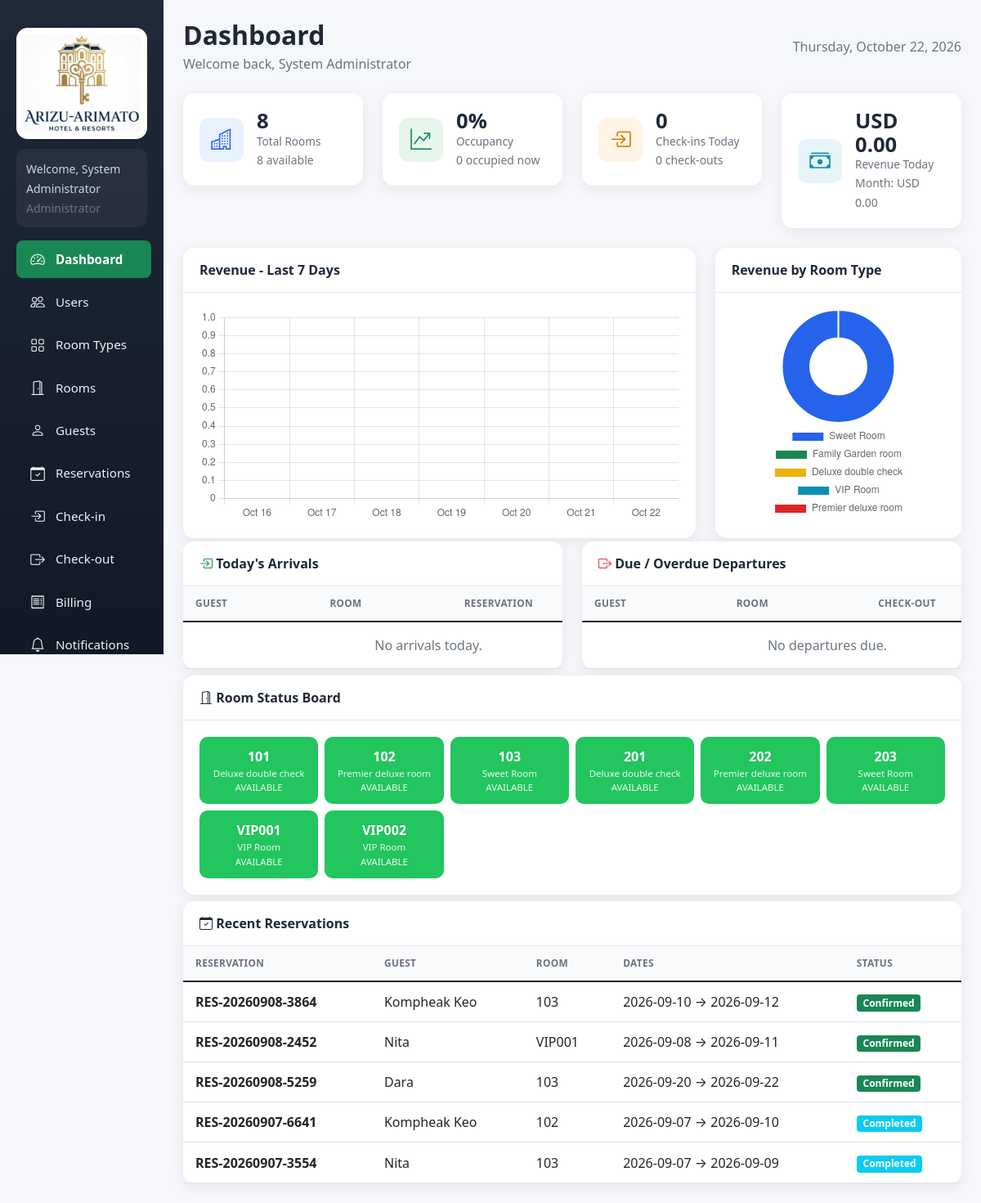
Page /backend/index.php?r=dashboard/index (signed in) on the committed database.
### tables this page shows
CREATE TABLE `rooms` (
  `id` int(11) NOT NULL AUTO_INCREMENT,
  `room_number` varchar(10) NOT NULL,
  `room_type_id` int(11) DEFAULT NULL,
  `floor` int(11) DEFAULT NULL,
  `capacity` int(11) DEFAULT NULL,
  `price_per_night` decimal(10,2) DEFAULT NULL,
  `description` text DEFAULT NULL,
  `status` enum('Available','Reserved','Occupied','Cleaning','Maintenance') DEFAULT 'Available',
  `image` varchar(255) DEFAULT NULL,
  `created_at` timestamp NOT NULL DEFAULT current_timestamp(),
  PRIMARY KEY (`id`),
  UNIQUE KEY `room_number` (`room_number`)
);

CREATE TABLE `room_types` (
  `id` int(11) NOT NULL AUTO_INCREMENT,
  `type_name` varchar(50) NOT NULL,
  `description` text DEFAULT NULL,
  `price_per_night` decimal(10,2) NOT NULL,
  `capacity` int(11) NOT NULL,
  `created_at` timestamp NOT NULL DEFAULT current_timestamp(),
  PRIMARY KEY (`id`)
);

CREATE TABLE `reservations` (
  `id` int(11) NOT NULL AUTO_INCREMENT,
  `reservation_number` varchar(20) NOT NULL,
  `guest_id` int(11) DEFAULT NULL,
  `room_id` int(11) DEFAULT NULL,
  `check_in_date` date NOT NULL,
  `check_out_date` date NOT NULL,
  `number_of_guests` int(11) NOT NULL,
  `status` enum('Pending','Confirmed','Cancelled','Completed') DEFAULT 'Pending',
  `special_requests` text DEFAULT NULL,
  `total_amount` decimal(10,2) DEFAULT NULL,
  `created_by` int(11) DEFAULT NULL,
  `created_at` timestamp NOT NULL DEFAULT current_timestamp(),
  PRIMARY KEY (`id`),
  UNIQUE KEY `reservation_number` (`reservation_number`)
);

CREATE TABLE `guests` (
  `id` int(11) NOT NULL AUTO_INCREMENT,
  `full_name` varchar(100) NOT NULL,
  `gender` enum('Male','Female','Other') DEFAULT NULL,
  `date_of_birth` date DEFAULT NULL,
  `nationality` varchar(50) DEFAULT NULL,
  `phone` varchar(20) NOT NULL,
  `email` varchar(100) DEFAULT NULL,
  `address` text DEFAULT NULL,
  `identification_number` varchar(50) NOT NULL,
  `created_at` timestamp NOT NULL DEFAULT current_timestamp(),
  PRIMARY KEY (`id`)
);

### backend/Views/dashboard/index.php (the view, shortened to what the rows shown need)
<div class="d-flex justify-content-between align-items-center mb-4">
    <div>
        <h2 class="page-title mb-1">Dashboard</h2>
    </div>
</div>
<div class="row mt-1">
    <div class="col-md-6">
        <div class="card">
            <div class="card-body p-0">
                <div class="table-responsive">
                    <table class="table table-sm mb-0">
                        <thead>
                            <tr>
                                <th>Guest</th>
                                <th>Room</th>
                                <th>Reservation</th>
                            </tr>
                        </thead>
                    </table>
                </div>
            </div>
        </div>
    </div>
    <div class="col-md-6">
        <div class="card">
            <div class="card-body p-0">
                <div class="table-responsive">
                    <table class="table table-sm mb-0">
                        <thead>
                            <tr>
                                <th>Guest</th>
                                <th>Room</th>
                                <th>Check-out</th>
                            </tr>
                        </thead>
                    </table>
                </div>
            </div>
        </div>
    </div>
</div>
<div class="card mt-2">
    <div class="card-body">
        <div class="row g-2">
            <?php foreach ($rooms as $room): ?>
                <div class="col-6 col-sm-4 col-md-3 col-lg-2">
                    <button class="room-cell room-st-<?php echo strtolower($room['status']); ?>" onclick="location.href='index.php?r=rooms/index'">
                        <div><?php echo htmlspecialchars($room['room_number']); ?></div>
                        <small><?php echo htmlspecialchars($room['occupant'] ?? $room['type_name']); ?></small>
                        <small style="text-transform:uppercase"><?php echo $room['status']; ?></small>
                    </button>
                </div>
            <?php endforeach; ?>
        </div>
    </div>
</div>
<div class="card mt-2">
    <div class="card-body p-0">
        <div class="table-responsive">
            <table class="table table-sm mb-0">
                <thead>
                    <tr>
                        <th>Reservation</th>
                        <th>Guest</th>
                        <th>Room</th>
                        <th>Dates</th>
                        <th>Status</th>
                    </tr>
                </thead>
                <tbody>
                    <?php foreach ($recentReservations as $res): ?>
                        <tr>
                            <td><strong><?php echo htmlspecialchars($res['reservation_number']); ?></strong></td>
                            <td><?php echo htmlspecialchars($res['guest_name']); ?></td>
                            <td><?php echo htmlspecialchars($res['room_number'] ?? '-'); ?></td>
                            <td><?php echo $res['check_in_date']; ?> &rarr; <?php echo $res['check_out_date']; ?></td>
                            <td>
                                <span class="badge bg-<?php echo $res['status']=='Confirmed'?'success':($res['status']=='Pending'?'warning':($res['status']=='Completed'?'info':'danger')); ?>">
                                    <?php echo $res['status']; ?>
                                </span>
                            </td>
                        </tr>
                    <?php endforeach; ?>
                </tbody>
            </table>
        </div>
    </div>
</div>
<script>
    // Revenue Bar Chart
    new Chart(document.getElementById('revenueChart'), {
        type: 'bar',
        data: {
            labels: <?php echo json_encode($revenueLabels); ?>,
            datasets: [{
                label: 'Revenue',
                data: <?php echo json_encode($revenueDays); ?>,
                backgroundColor: 'rgba(25,135,84,.7)',
                borderRadius: 6
            }]
        },
        options: {
            responsive: true,
            maintainAspectRatio: false,
            plugins: { legend: { display: false } }
        }
    });
    // Room Type Doughnut Chart
    new Chart(document.getElementById('typeChart'), {
        type: 'doughnut',
        data: {
            labels: <?php echo json_encode($revByTypeLabels); ?>,
            datasets: [{
                data: <?php echo json_encode($revByTypeData); ?>,
                backgroundColor: ['#2563eb', '#198754', '#eab308', '#0891b2', '#dc2626']
            }]
        },
        options: {
            responsive: true,
            maintainAspectRatio: false,
            plugins: { legend: { position: 'bottom' } }
        }
    });
</script>

### rows in the picture
rooms: room_number "101", room_type.type_name "Deluxe double check", status "AVAILABLE"
rooms: room_number "102", room_type.type_name "Premier deluxe room", status "AVAILABLE"
rooms: room_number "103", room_type.type_name "Sweet Room", status "AVAILABLE"
rooms: room_number "201", room_type.type_name "Deluxe double check", status "AVAILABLE"
rooms: room_number "202", room_type.type_name "Premier deluxe room", status "AVAILABLE"
rooms: room_number "203", room_type.type_name "Sweet Room", status "AVAILABLE"
rooms: room_number "VIP001", room_type.type_name "VIP Room", status "AVAILABLE"
rooms: room_number "VIP002", room_type.type_name "VIP Room", status "AVAILABLE"
reservations: reservation_number "RES-20260908-3864", guest.full_name "Kompheak Keo", room.room_number "103", check_in_date "2026-09-10", check_out_date "2026-09-12", status "Confirmed"
reservations: reservation_number "RES-20260908-2452", guest.full_name "Nita", room.room_number "VIP001", check_in_date "2026-09-08", check_out_date "2026-09-11", status "Confirmed"
reservations: reservation_number "RES-20260908-5259", guest.full_name "Dara", room.room_number "103", check_in_date "2026-09-20", check_out_date "2026-09-22", status "Confirmed"
reservations: reservation_number "RES-20260907-6641", guest.full_name "Kompheak Keo", room.room_number "102", check_in_date "2026-09-07", check_out_date "2026-09-10", status "Completed"
reservations: reservation_number "RES-20260907-3554", guest.full_name "Nita", room.room_number "103", check_in_date "2026-09-07", check_out_date "2026-09-09", status "Completed"

### other values in the picture
$_SESSION['user_name'] "System Administrator"
$_SESSION['user_role'] "Administrator"
$label "Dashboard Users Room Types Rooms Guests Reservations Check-in Check-out Billing Notifications"
$totalRooms "8"
$availableRooms "8"
$occupancyRate "0"
$occupiedRooms "0"
$todayCheckins "0"
$todayCheckouts "0"
formatCurrency($todayRevenue) "USD 0.00"
formatCurrency($monthlyRevenue) "USD 0.00"
chart data {{ json_encode($revenueDays) }} [0,0,0,0,0,0,0]
chart data {{ json_encode($revByTypeLabels) }} ["Sweet Room","Family Garden room","Deluxe double check","VIP Room","Premier deluxe room"]
chart data {{ json_encode($revByTypeData) }} [220,0,0,0,0]
